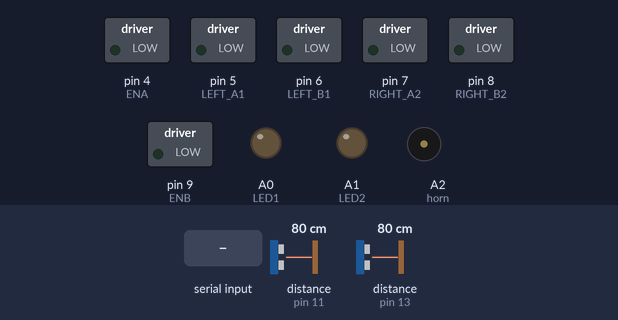
Bench run of a sketch on a simulated Arduino Uno, built with avr-gcc and run on an emulated ATmega328P. Shown: switched loads named in the sketch (green lamp = pin HIGH), output pins drawn as LEDs (lit = HIGH), buzzer (waves = sounding, pin HIGH). Wiring (inferred from the names in the program): 2 × ultrasonic range finder: trigger pin 10, echo pin 11 / trigger pin 12, echo pin 13. The inputs (shaded band) are chosen by the test bench; at power-on: distance to the obstacle (sensors on pin 11, pin 13) 80 cm. The echo pulse lasts 58.3 µs per cm; pins used as bus, display or sensor lines are not drawn; what the sketch prints to the serial monitor is not drawn.

Above: at 1.2 s.
1.3 s: "l" received over the second serial link
At 2.5 s:
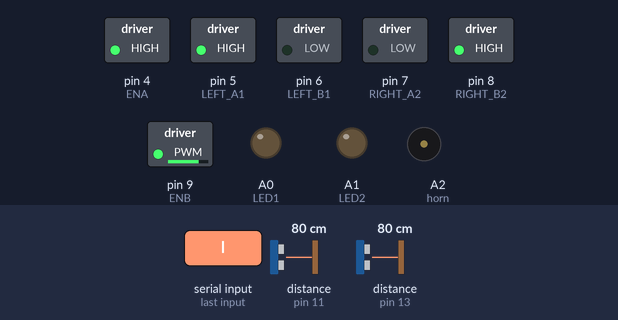
2.8 s: "r" received over the second serial link
At 3.9 s:
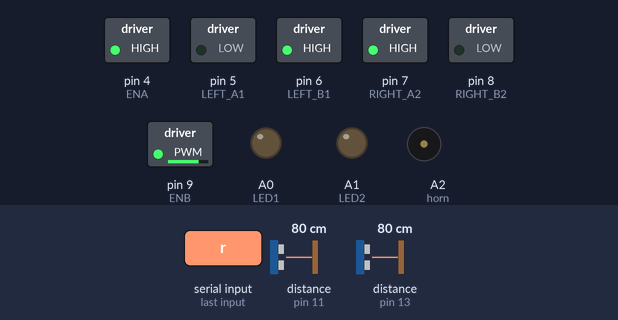
4.3 s: "f" received over the second serial link
At 5.2 s:
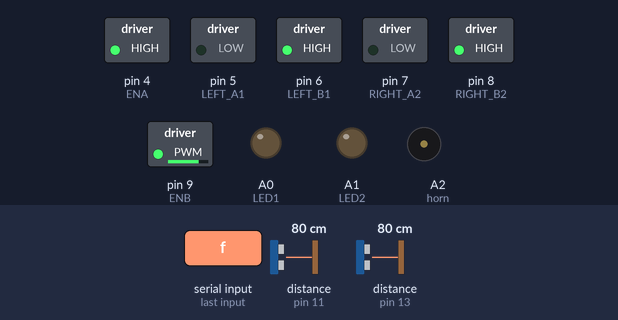
5.8 s: "b" received over the second serial link
At 6.5 s:
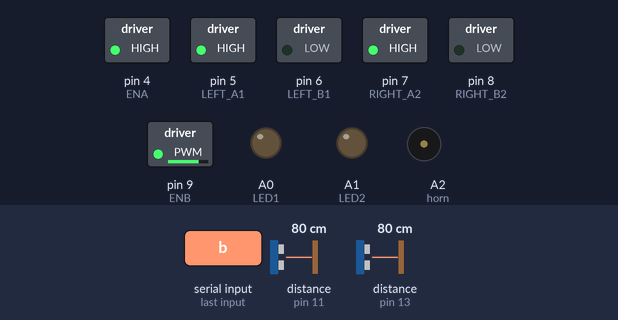
7.3 s: "C" received over the second serial link
At 8.6 s:
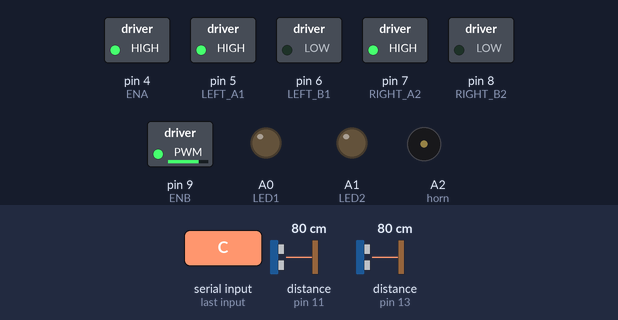
8.9 s: "R" received over the second serial link
At 9.9 s:
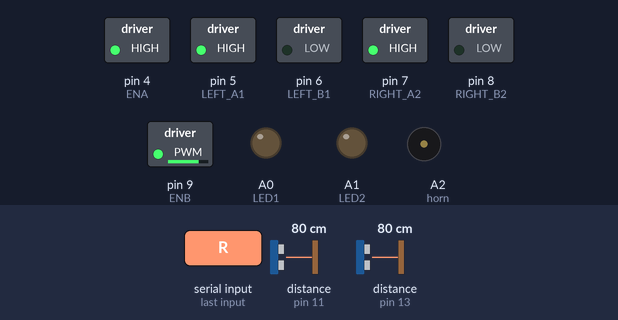
Timing chart, 0 to 11.5 s (numbered marks = the images above; inputs shaded):
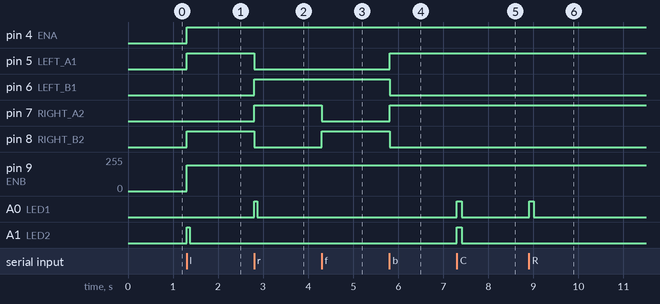

The sketch:

auto.ino
```cpp
#include <SoftwareSerial.h>

#define LEFT_A1 5 //왼쪽 바퀴
#define LEFT_B1 6 //왼쪽 바퀴
const int ENA = 4;
#define RIGHT_A2 7 //오른쪽 바퀴
#define RIGHT_B2 8 //오른쪽 바퀴
const int ENB = 9;

#define tPin_f 10  //초음파센서 트리거
#define ePin_f 11

#define tPin_b 12  //후방초음파센서 트리거
#define ePin_b 13

//블루투스 PIN 설정
#define BLUE_TX 2 //블루투스 TX
#define BLUE_RX 3 //블루투스 RX

const int LED1 = A0;
const int LED2 = A1;
const int horn = A2;

int MOTOR_SPEED = 130;

SoftwareSerial mySerial(BLUE_TX, BLUE_RX);
char value;

void setup() {
  Serial.begin(9600);   //시리얼모니터
  mySerial.begin(9600); //블루투스 시리얼

  pinMode(LED1,OUTPUT); //led
  pinMode(LED2,OUTPUT);

  pinMode(horn,OUTPUT); //경적

  pinMode(LEFT_A1, OUTPUT);
  pinMode(RIGHT_A2, OUTPUT);
  pinMode(LEFT_B1, OUTPUT);
  pinMode(RIGHT_B2, OUTPUT);

  pinMode(tPin_f, OUTPUT);   //초음파센서 트리거핀을 출력모드로 설정합니다.
  pinMode(ePin_f, INPUT);    //초음파센서 에코핀을 입력모드로 설정합니다.
  digitalWrite(tPin_f, LOW); //초음파센서 트리거핀 LOW로 초기화

  pinMode(tPin_b, OUTPUT);   //초음파센서 트리거핀을 출력모드로 설정합니다.
  pinMode(ePin_b, INPUT);    //초음파센서 에코핀을 입력모드로 설정합니다.
  digitalWrite(tPin_b, LOW);
}

void loop() {
  long distance_f = 0, distance_b = 0;
  distance_f = howclose_f();
  distance_b = howclose_b();

  while (mySerial.available()) //mySerial에 전송된 값이 있으면
  {
    value = mySerial.read(); //전송값 읽음
    Serial.print(value);

    if (value == 'l') {          //좌회전
      left();
      analogWrite(LED2,255);
      delay(60);
      analogWrite(LED2,0);
      delay(60);
    }

    else if (value == 'r') {    //우회전

      right();
      analogWrite(LED1,255);
      delay(60);
      analogWrite(LED1,0);
      delay(60);
    }

    else if (value == 'f') {    //전진

      if (distance_f > 30) {
        forward();
      }

      else {
        stop();
        caution();
        Klaxon();
      }
    }

    else if (value == 'b') {    //후진

      if (distance_b > 30) {
        backward();
      }

      else {
        stop();
        caution();
        Klaxon();
      }
    }

    else if (value == 'C') {    //비상등

        analogWrite(LED1,255);
        analogWrite(LED2,255);
        delay(100);
        analogWrite(LED1,0);
        analogWrite(LED2,0);
        delay(100);

    }
    else if(value == 'c'){
        analogWrite(LED1,0);
        analogWrite(LED2,0);
    }

    else if (value == 'R') {    //우측 깜빡이
      analogWrite(LED1,255);
      delay(100);
      analogWrite(LED1,0);
      delay(100);
    }
    else if(value == 'E'){
        analogWrite(LED1,0);
    }

    else if (value == 'L') {    //좌측 깜빡이
      analogWrite(LED2,255);
      delay(100);
      analogWrite(LED2,0);
      delay(100);
    }
    else if(value == 'Q'){
        analogWrite(LED2,0);
    }

    else if(value == 'X'){    //경적
        tone(horn,494);
    }
    else if(value == 'x'){
        noTone(horn);
    }

    else if(value == 'Y'){    //자율주행


      if (distance_f > 30) {
        forward();
      }

      else {
        stop();
        caution();
        Klaxon();
      }
    }

    else if(value == 'y'){
        stop();
        caution();
        Klaxon();
    }

    else {
      stop();

    }
  }
}

void forward() {
  digitalWrite(LEFT_A1, LOW);
  digitalWrite(LEFT_B1, HIGH);
  digitalWrite(RIGHT_A2, LOW);
  digitalWrite(RIGHT_B2, HIGH);
  analogWrite(ENB, 195);
  analogWrite(ENA, 130);
}

void backward() {
  digitalWrite(LEFT_A1, HIGH);
  digitalWrite(LEFT_B1, LOW);
  digitalWrite(RIGHT_A2, HIGH);
  digitalWrite(RIGHT_B2, LOW);
  analogWrite(ENB, 195);
  analogWrite(ENA, 130);
}

void right() {
  digitalWrite(LEFT_A1, LOW);
  digitalWrite(LEFT_B1, HIGH);
  digitalWrite(RIGHT_A2, HIGH);
  digitalWrite(RIGHT_B2, LOW);
  analogWrite(ENB, 195);
  analogWrite(ENA, 130);
}

void left() {
  digitalWrite(LEFT_A1, HIGH);
  digitalWrite(LEFT_B1, LOW);
  digitalWrite(RIGHT_A2, LOW);
  digitalWrite(RIGHT_B2, HIGH);
  analogWrite(ENB, 195);
  analogWrite(ENA, 130);
}

void stop() {
  digitalWrite(LEFT_A1, HIGH);
  digitalWrite(LEFT_B1, HIGH);
  digitalWrite(RIGHT_A2, HIGH);
  digitalWrite(RIGHT_B2, HIGH);
  analogWrite(ENB, 0);
  analogWrite(ENA, 0);
}

void caution(){
  analogWrite(LED1,255);
  analogWrite(LED2,255);
  delay(100);
  analogWrite(LED1,0);
  analogWrite(LED2,0);
}
void Klaxon(){
  tone(horn,494);
  delay(20);
  noTone(horn);
}
long howclose_f() //초음파 센서 거리측정 함수
{
  long duration = 0, distance = 0;  //echo펄스 도달시간 변수와 거리 변수 선언
  digitalWrite(tPin_f, HIGH);  //Trig 핀 HIGH로 변경하여 신호 발생
  delayMicroseconds(10);            //10us 유지
  digitalWrite(tPin_f, LOW);   //Trig 핀 LOW로 초기화
  duration = pulseIn(ePin_f, HIGH);  //pulseIn함수가 호출되고 펄스가 입력될 때까지의 시간. us단위로 값을 리턴.
  distance = duration / 29 / 2;     //센치미터로 환산
  return distance;                  //측정 거리값 리턴
}

long howclose_b() //초음파 센서 거리측정 함수
{
  long duration = 0, distance = 0;  //echo펄스 도달시간 변수와 거리 변수 선언
  digitalWrite(tPin_b, HIGH);  //Trig 핀 HIGH로 변경하여 신호 발생
  delayMicroseconds(10);            //10us 유지
  digitalWrite(tPin_b, LOW);   //Trig 핀 LOW로 초기화
  duration = pulseIn(ePin_b, HIGH);  //pulseIn함수가 호출되고 펄스가 입력될 때까지의 시간. us단위로 값을 리턴.
  distance = duration / 29 / 2;     //센치미터로 환산
  return distance;                  //측정 거리값 리턴
}
```

Measured:
- after the input at 1.3 s, pin 4 (ENA), pin 5 (LEFT_A1), pin 8 (RIGHT_B2): LOW → HIGH at once; pin 9 (ENB): 0/255 → 195/255 at once; A1 (LED2): LOW → HIGH at once, → LOW 0.06 s later
- after the input at 2.8 s, pin 5 (LEFT_A1), pin 8 (RIGHT_B2): HIGH → LOW at once; pin 6 (LEFT_B1), pin 7 (RIGHT_A2): LOW → HIGH at once; A0 (LED1): LOW → HIGH at once, → LOW 0.06 s later
- after the input at 4.3 s, pin 7 (RIGHT_A2): HIGH → LOW at once; pin 8 (RIGHT_B2): LOW → HIGH at once
- after the input at 5.8 s, pin 5 (LEFT_A1), pin 7 (RIGHT_A2): LOW → HIGH at once; pin 6 (LEFT_B1), pin 8 (RIGHT_B2): HIGH → LOW at once
- after the input at 7.3 s, A0 (LED1), A1 (LED2): LOW → HIGH at once, → LOW 0.10 s later
- after the input at 8.9 s, A0 (LED1): LOW → HIGH at once, → LOW 0.10 s later
